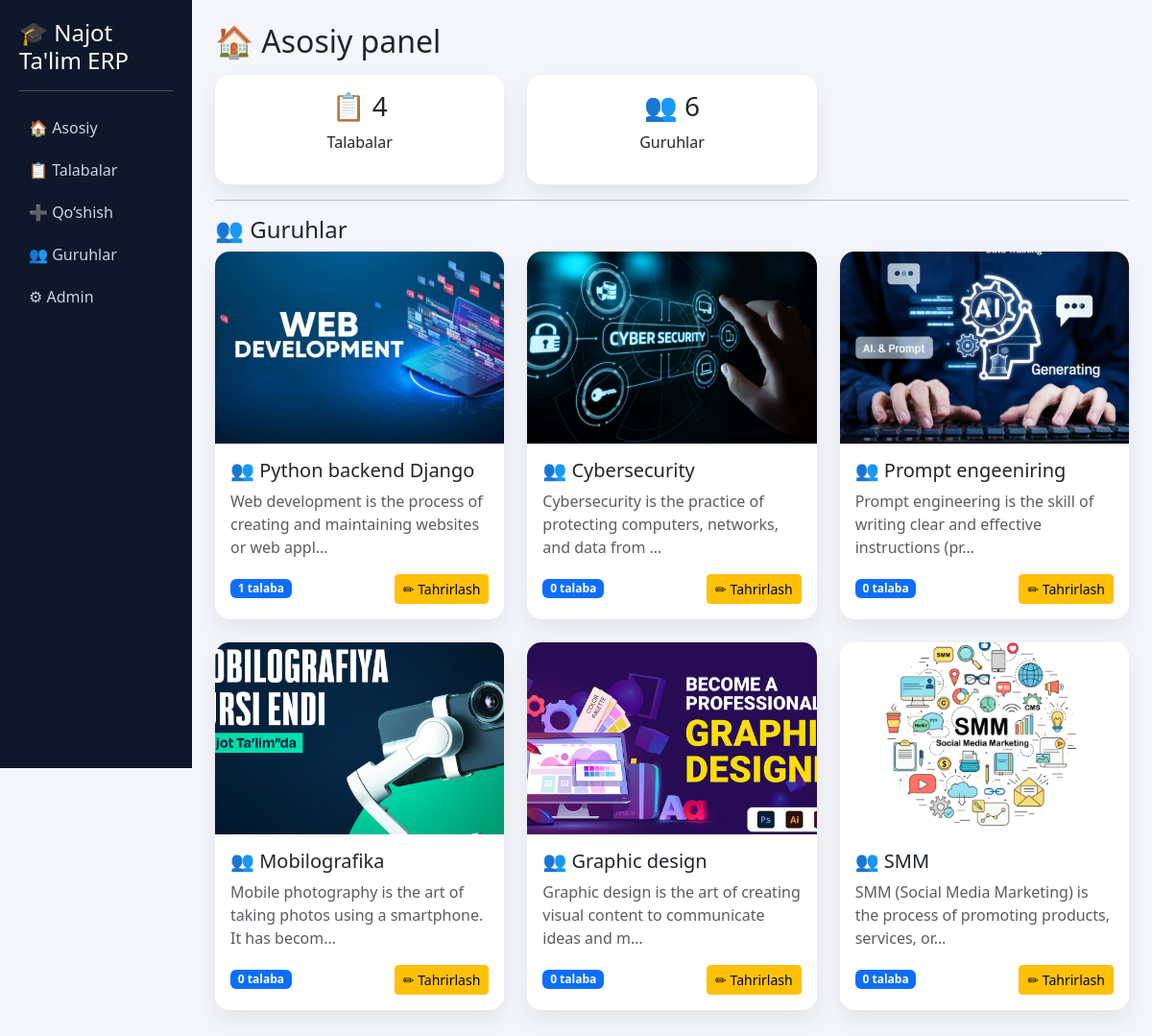
The page / on the database its author committed.
### main/models.py (models this page shows, shortened)
class Guruh(models.Model):
    nomi = models.CharField(max_length=100)
    tavsif = models.TextField(blank=True)
    rasm = models.ImageField(upload_to='guruhlar/', null=True, blank=True)
    yaratilgan = models.DateTimeField(auto_now_add=True)
    def talabalar_soni(self):
        return self.talaba_set.count()

### main/views.py (the view)
# urls.py: path('', views.asosiy, name='home'),
def asosiy(request):
    return render(request, 'main/asosiy.html', {
        'talabalar_soni': Talaba.objects.count(),
        'guruhlar_soni': Guruh.objects.count(),
        'guruhlar': Guruh.objects.all(),
    })

### main/templates/main/asosiy.html (shortened to what this page needs)
{% extends 'main/base.html' %}
{% block content %}
<h2>🏠 Asosiy panel</h2>
<div class="row mt-3">
    <div class="col-md-4">
        <div class="card card-custom p-3 text-center">
            <h3>📋 {{ talabalar_soni }}</h3>
            <p>Talabalar</p>
        </div>
    </div>
    <div class="col-md-4">
        <div class="card card-custom p-3 text-center">
            <h3>👥 {{ guruhlar_soni }}</h3>
            <p>Guruhlar</p>
        </div>
    </div>
</div>
<hr>
<h4 class="mt-3">👥 Guruhlar</h4>
<div class="row">
{% for g in guruhlar %}
    <div class="col-md-4 mb-4">
        <div class="card card-custom h-100">
            {% if g.rasm %}
                <img src="{{ g.rasm.url }}"
                     style="height:200px; width:100%; object-fit:cover; border-top-left-radius:15px; border-top-right-radius:15px;">
            {% else %}
                <div style="height:200px; background:#e5e7eb; display:flex; align-items:center; justify-content:center;">
                    🖼 Rasm yo‘q
                </div>
            {% endif %}
            <div class="p-3">
                <h5>👥 {{ g.nomi }}</h5>
                <p class="text-muted">{{ g.tavsif|truncatechars:80 }}</p>
                <div class="d-flex justify-content-between align-items-center">
                    <span class="badge bg-primary">
                        {{ g.talabalar_soni }} talaba
                    </span>
                    <a href="{% url 'main:guruh_edit' g.id %}" class="btn btn-sm btn-warning">
                        ✏ Tahrirlash
                    </a>
                </div>
            </div>
        </div>
    </div>
{% endfor %}
</div>
{% endblock %}

### main/templates/main/base.html (style rules this page uses)
body { background: #f4f6fb; font-family: 'Segoe UI', sans-serif; }
.card-custom { border: none; border-radius: 15px; box-shadow: 0 10px 25px rgba(0,0,0,0.08); }

### main/templates/main/asosiy.html (style rules this page uses)
.card-custom { border: none; border-radius: 15px; box-shadow: 0 10px 25px rgba(0,0,0,0.08); transition: 0.3s; }

### rows shown on the page
Guruh: rasm (picture), nomi "Python backend Django", tavsif "Web development is the process of creating and maintaining websites or web appl…", talabalar_soni "1"
Guruh: rasm (picture), nomi "Cybersecurity", tavsif "Cybersecurity is the practice of protecting computers, networks, and data from …", talabalar_soni "0"
Guruh: rasm (picture), nomi "Prompt engeeniring", tavsif "Prompt engineering is the skill of writing clear and effective instructions (pr…", talabalar_soni "0"
Guruh: rasm (picture), nomi "Mobilografika", tavsif "Mobile photography is the art of taking photos using a smartphone. It has becom…", talabalar_soni "0"
Guruh: rasm (picture), nomi "Graphic design", tavsif "Graphic design is the art of creating visual content to communicate ideas and m…", talabalar_soni "0"
Guruh: rasm (picture), nomi "SMM", tavsif "SMM (Social Media Marketing) is the process of promoting products, services, or…", talabalar_soni "0"

### other values the page prints
{{ talabalar_soni }} "4"
{{ guruhlar_soni }} "6"
